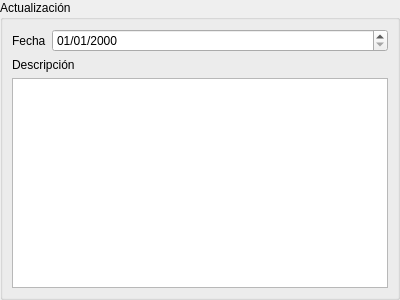
<?xml version="1.0" encoding="UTF-8"?>
<ui version="4.0">
 <class>Form</class>
 <widget class="QWidget" name="Form">
  <property name="geometry">
   <rect>
    <x>0</x>
    <y>0</y>
    <width>400</width>
    <height>300</height>
   </rect>
  </property>
  <property name="windowTitle">
   <string>Form</string>
  </property>
  <layout class="QVBoxLayout" name="verticalLayout">
   <property name="margin">
    <number>0</number>
   </property>
   <item>
    <widget class="QGroupBox" name="groupBox">
     <property name="title">
      <string>Actualización</string>
     </property>
     <layout class="QGridLayout" name="gridLayout">
      <item row="0" column="0">
       <widget class="QLabel" name="label">
        <property name="sizePolicy">
         <sizepolicy hsizetype="Maximum" vsizetype="Preferred">
          <horstretch>0</horstretch>
          <verstretch>0</verstretch>
         </sizepolicy>
        </property>
        <property name="text">
         <string>Fecha</string>
        </property>
       </widget>
      </item>
      <item row="0" column="1">
       <widget class="DBDateTimeEdit" name="db_fecha">
        <property name="displayFormat">
         <string>dd/MM/yyyy</string>
        </property>
        <property name="fieldName">
         <string>fecha</string>
        </property>
       </widget>
      </item>
      <item row="1" column="0" colspan="2">
       <widget class="QLabel" name="label_2">
        <property name="text">
         <string>Descripción</string>
        </property>
       </widget>
      </item>
      <item row="2" column="0" colspan="2">
       <widget class="DBRichTextEdit" name="db_descripcion">
        <property name="fieldName">
         <string>descripcion</string>
        </property>
        <property name="dataEditable">
         <bool>true</bool>
        </property>
       </widget>
      </item>
     </layout>
    </widget>
   </item>
  </layout>
 </widget>
 <customwidgets>
  <customwidget>
   <class>DBDateTimeEdit</class>
   <extends>QDateTimeEdit</extends>
   <header>widgets/dbdatetimeedit.h</header>
  </customwidget>
  <customwidget>
   <class>DBRichTextEdit</class>
   <extends>QTextEdit</extends>
   <header>widgets/dbrichtextedit.h</header>
  </customwidget>
 </customwidgets>
 <resources/>
 <connections/>
</ui>
